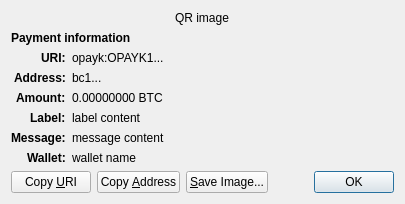
<?xml version="1.0" encoding="UTF-8"?>
<ui version="4.0">
 <class>ReceiveRequestDialog</class>
 <widget class="QDialog" name="ReceiveRequestDialog">
  <property name="geometry">
   <rect>
    <x>0</x>
    <y>0</y>
    <width>413</width>
    <height>229</height>
   </rect>
  </property>
  <property name="windowTitle">
   <string>Request payment to ...</string>
  </property>
  <layout class="QGridLayout" name="gridLayout" columnstretch="0,1">
   <property name="sizeConstraint">
    <enum>QLayout::SetFixedSize</enum>
   </property>
   <item row="0" column="0" colspan="2" alignment="Qt::AlignHCenter">
    <widget class="QRImageWidget" name="qr_code">
     <property name="text">
      <string notr="true">QR image</string>
     </property>
     <property name="textInteractionFlags">
      <set>Qt::NoTextInteraction</set>
     </property>
    </widget>
   </item>
   <item row="1" column="0" colspan="2">
    <widget class="QLabel" name="payment_header">
     <property name="font">
      <font>
       <weight>75</weight>
       <bold>true</bold>
      </font>
     </property>
     <property name="text">
      <string>Payment information</string>
     </property>
     <property name="textInteractionFlags">
      <set>Qt::NoTextInteraction</set>
     </property>
    </widget>
   </item>
   <item row="2" column="0" alignment="Qt::AlignRight|Qt::AlignTop">
    <widget class="QLabel" name="uri_tag">
     <property name="font">
      <font>
       <weight>75</weight>
       <bold>true</bold>
      </font>
     </property>
     <property name="text">
      <string notr="true">URI:</string>
     </property>
     <property name="textFormat">
      <enum>Qt::PlainText</enum>
     </property>
     <property name="textInteractionFlags">
      <set>Qt::NoTextInteraction</set>
     </property>
    </widget>
   </item>
   <item row="2" column="1" alignment="Qt::AlignTop">
    <widget class="QLabel" name="uri_content">
     <property name="text">
      <string notr="true">opayk:OPAYK1...</string>
     </property>
     <property name="textFormat">
      <enum>Qt::RichText</enum>
     </property>
     <property name="wordWrap">
      <bool>true</bool>
     </property>
     <property name="textInteractionFlags">
      <set>Qt::TextSelectableByMouse</set>
     </property>
    </widget>
   </item>
   <item row="3" column="0" alignment="Qt::AlignRight|Qt::AlignTop">
    <widget class="QLabel" name="address_tag">
     <property name="font">
      <font>
       <weight>75</weight>
       <bold>true</bold>
      </font>
     </property>
     <property name="text">
      <string>Address:</string>
     </property>
     <property name="textInteractionFlags">
      <set>Qt::NoTextInteraction</set>
     </property>
    </widget>
   </item>
   <item row="3" column="1" alignment="Qt::AlignTop">
    <widget class="QLabel" name="address_content">
     <property name="text">
      <string notr="true">bc1...</string>
     </property>
     <property name="textFormat">
      <enum>Qt::PlainText</enum>
     </property>
     <property name="textInteractionFlags">
      <set>Qt::TextSelectableByMouse</set>
     </property>
    </widget>
   </item>
   <item row="4" column="0" alignment="Qt::AlignRight|Qt::AlignTop">
    <widget class="QLabel" name="amount_tag">
     <property name="font">
      <font>
       <weight>75</weight>
       <bold>true</bold>
      </font>
     </property>
     <property name="text">
      <string>Amount:</string>
     </property>
     <property name="textInteractionFlags">
      <set>Qt::NoTextInteraction</set>
     </property>
    </widget>
   </item>
   <item row="4" column="1" alignment="Qt::AlignTop">
    <widget class="QLabel" name="amount_content">
     <property name="text">
      <string notr="true">0.00000000 BTC</string>
     </property>
     <property name="textFormat">
      <enum>Qt::PlainText</enum>
     </property>
     <property name="textInteractionFlags">
      <set>Qt::TextSelectableByMouse</set>
     </property>
    </widget>
   </item>
   <item row="5" column="0" alignment="Qt::AlignRight|Qt::AlignTop">
    <widget class="QLabel" name="label_tag">
     <property name="font">
      <font>
       <weight>75</weight>
       <bold>true</bold>
      </font>
     </property>
     <property name="text">
      <string>Label:</string>
     </property>
     <property name="textInteractionFlags">
      <set>Qt::NoTextInteraction</set>
     </property>
    </widget>
   </item>
   <item row="5" column="1" alignment="Qt::AlignTop">
    <widget class="QLabel" name="label_content">
     <property name="text">
      <string notr="true">label content</string>
     </property>
     <property name="textFormat">
      <enum>Qt::PlainText</enum>
     </property>
     <property name="wordWrap">
      <bool>true</bool>
     </property>
     <property name="textInteractionFlags">
      <set>Qt::TextSelectableByMouse</set>
     </property>
    </widget>
   </item>
   <item row="6" column="0" alignment="Qt::AlignRight|Qt::AlignTop">
    <widget class="QLabel" name="message_tag">
     <property name="font">
      <font>
       <weight>75</weight>
       <bold>true</bold>
      </font>
     </property>
     <property name="text">
      <string>Message:</string>
     </property>
     <property name="textInteractionFlags">
      <set>Qt::NoTextInteraction</set>
     </property>
    </widget>
   </item>
   <item row="6" column="1" alignment="Qt::AlignTop">
    <widget class="QLabel" name="message_content">
     <property name="text">
      <string notr="true">message content</string>
     </property>
     <property name="textFormat">
      <enum>Qt::PlainText</enum>
     </property>
     <property name="wordWrap">
      <bool>true</bool>
     </property>
     <property name="textInteractionFlags">
      <set>Qt::TextSelectableByMouse</set>
     </property>
    </widget>
   </item>
   <item row="7" column="0" alignment="Qt::AlignRight|Qt::AlignTop">
    <widget class="QLabel" name="wallet_tag">
     <property name="font">
      <font>
       <weight>75</weight>
       <bold>true</bold>
      </font>
     </property>
     <property name="text">
      <string>Wallet:</string>
     </property>
     <property name="textInteractionFlags">
      <set>Qt::NoTextInteraction</set>
     </property>
    </widget>
   </item>
   <item row="7" column="1" alignment="Qt::AlignTop">
    <widget class="QLabel" name="wallet_content">
     <property name="text">
      <string notr="true">wallet name</string>
     </property>
     <property name="textFormat">
      <enum>Qt::PlainText</enum>
     </property>
     <property name="wordWrap">
      <bool>true</bool>
     </property>
     <property name="textInteractionFlags">
      <set>Qt::TextSelectableByMouse</set>
     </property>
    </widget>
   </item>
   <item row="8" column="0" colspan="2">
    <layout class="QHBoxLayout" name="horizontalLayout">
     <item>
      <widget class="QPushButton" name="btnCopyURI">
       <property name="text">
        <string>Copy &amp;URI</string>
       </property>
       <property name="autoDefault">
        <bool>false</bool>
       </property>
      </widget>
     </item>
     <item>
      <widget class="QPushButton" name="btnCopyAddress">
       <property name="text">
        <string>Copy &amp;Address</string>
       </property>
       <property name="autoDefault">
        <bool>false</bool>
       </property>
      </widget>
     </item>
     <item>
      <widget class="QPushButton" name="btnSaveAs">
       <property name="text">
        <string>&amp;Save Image...</string>
       </property>
       <property name="autoDefault">
        <bool>false</bool>
       </property>
      </widget>
     </item>
     <item>
      <spacer name="horizontalSpacer_2">
       <property name="orientation">
        <enum>Qt::Horizontal</enum>
       </property>
       <property name="sizeHint" stdset="0">
        <size>
         <width>40</width>
         <height>20</height>
        </size>
       </property>
      </spacer>
     </item>
     <item>
      <widget class="QDialogButtonBox" name="buttonBox">
       <property name="focusPolicy">
        <enum>Qt::StrongFocus</enum>
       </property>
       <property name="standardButtons">
        <set>QDialogButtonBox::Ok</set>
       </property>
      </widget>
     </item>
    </layout>
   </item>
  </layout>
 </widget>
 <customwidgets>
  <customwidget>
   <class>QRImageWidget</class>
   <extends>QLabel</extends>
   <header>qt/qrimagewidget.h</header>
  </customwidget>
 </customwidgets>
 <tabstops>
  <tabstop>buttonBox</tabstop>
  <tabstop>btnCopyURI</tabstop>
  <tabstop>btnCopyAddress</tabstop>
  <tabstop>btnSaveAs</tabstop>
 </tabstops>
 <resources/>
 <connections>
  <connection>
   <sender>buttonBox</sender>
   <signal>accepted()</signal>
   <receiver>ReceiveRequestDialog</receiver>
   <slot>accept()</slot>
   <hints>
    <hint type="sourcelabel">
     <x>135</x>
     <y>230</y>
    </hint>
    <hint type="destinationlabel">
     <x>135</x>
     <y>126</y>
    </hint>
   </hints>
  </connection>
 </connections>
</ui>
